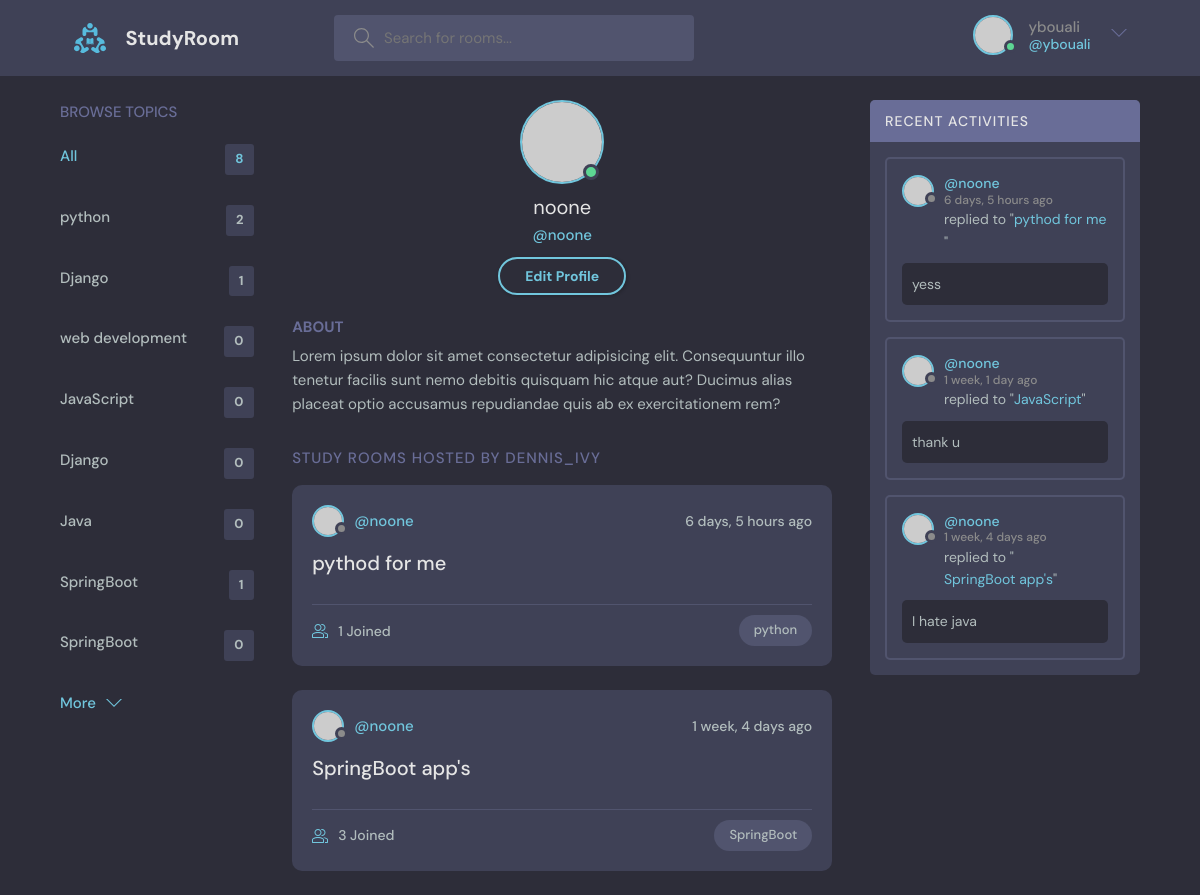
The app's page /profile/2/ (signed in) with its own data.
### base/models.py (models this page shows, shortened)
class Topic(models.Model):
    name = models.CharField(max_length=200)
    updated = models.DateTimeField(auto_now=True)
    created = models.DateTimeField(auto_now_add=True)
    id = models.UUIDField(primary_key=True, default=uuid.uuid4, editable=False)

class Room(models.Model):
    host = models.ForeignKey(User, on_delete=models.SET_NULL, null=True)
    topic = models.ForeignKey(Topic, on_delete=models.SET_NULL, null=True)
    name = models.CharField(max_length=200)
    description = models.TextField(null=True, blank=True)
    participants = models.ManyToManyField(User, related_name='participants', blank=True)
    updated = models.DateTimeField(auto_now=True)
    created = models.DateTimeField(auto_now_add=True)
    id = models.UUIDField(primary_key=True, default=uuid.uuid4, editable=False)
    class Meta:
        ordering = ['-updated', '-created']

class Message(models.Model):
    user = models.ForeignKey(User, on_delete=models.CASCADE)
    room = models.ForeignKey(Room, on_delete=models.CASCADE)
    body = models.TextField()
    updated = models.DateTimeField(auto_now=True)
    created = models.DateTimeField(auto_now_add=True)
    id = models.UUIDField(primary_key=True, default=uuid.uuid4, editable=False)
    class Meta:
        ordering = ['-updated', '-created']

### base/views.py (the view)
# urls.py: path('profile/<str:pk>/', views.userProfile, name="profile"),
@login_required(login_url='login')
def userProfile(request, pk):
    user = User.objects.get(id=pk)
    rooms = user.room_set.all()
    room_messages = user.message_set.all()
    topics = Topic.objects.all()
    context = {'user': user, 'rooms': rooms, 'room_messages': room_messages, 'topics': topics}
    return render(request, 'base/profile.html', context)

### base/templates/base/profile.html
{% extends "main.html" %}
{% block content %}
  <main class="profile-page layout layout--3">
    <div class="container">
        {% include "base/component/topic_component.html" %}
      <div class="roomList">
        <div class="profile">
          <div class="profile__avatar">
            <div class="avatar avatar--large active">
              <img src="https://randomuser.me/api/portraits/men/11.jpg" />
            </div>
          </div>
          <div class="profile__info">
            <h3>{{user.username}}</h3>
            <p>@{{user.username}}</p>
            <a href="edit-user.html" class="btn btn--main btn--pill">Edit Profile</a>
          </div>
          <div class="profile__about">
            <h3>About</h3>
            <p>
              Lorem ipsum dolor sit amet consectetur adipisicing elit. Consequuntur illo tenetur
              facilis sunt nemo debitis quisquam hic atque aut? Ducimus alias placeat optio
              accusamus repudiandae quis ab ex exercitationem rem?
            </p>
          </div>
        </div>
        <div class="roomList__header">
          <div>
            <h2>Study Rooms Hosted by dennis_ivy</a>
            </h2>
          </div>
        </div>
        {% include "base/component/feed_component.html" %}
      </div>
        {% include "base/component/activity_component.html" %}
    </div>
  </main>
{% endblock content %}

### templates/navbar.html (shortened to what this page needs)
{% load static %}
<header class="header header--loggedIn">
    <div class="container">
        <a href="{% url 'home' %}" class="header__logo">
            <img src="{% static 'images/logo.svg' %}" />
            <h1>StudyRoom</h1>
        </a>
        <form class="header__search" method="GET" action="{% url 'home' %}">
            <label>
                <input name="q" placeholder="Search for rooms..." />
            </label>
        </form>
        <nav class="header__menu">
            {% if request.user.is_authenticated %}
                <div class="header__user">
                    <a href="profile.html">
                        <div class="avatar avatar--medium active">
                            <img
                                src="https://randomuser.me/api/portraits/men/37.jpg"
                            />
                        </div>
                        <p>{{ request.user.username }} <span>@{{ request.user.username }}</span></p>
                    </a>
                    <button class="dropdown-button">
                        <svg
                            version="1.1"
                            xmlns="http://www.w3.org/2000/svg"
                            width="32"
                            height="32"
                            viewBox="0 0 32 32"
                        >
                            <title>chevron-down</title>
                            <path
                                d="M16 21l-13-13h-3l16 16 16-16h-3l-13 13z"
                            ></path>
                        </svg>
                    </button>
                </div>
            {% else %}
                <a href="{% url 'login' %}">
                    <img src="{% static 'images/avatar.svg' %}" />
                    <p>Login</p>
                </a>
            {% endif %}
        </nav>
    </div>
</header>

### base/templates/base/component/topic_component.html
<div class="topics">
    <div class="topics__header">
        <h2>Browse Topics</h2>
    </div>
    <ul class="topics__list">
        <li>
            <a href="{% url 'home' %}" class="active">All <span>{{topics.count}}</span></a>
        </li>
        {% for topic in topics  %}
            <li>
                <a href="{% url 'home' %}?={{topic.name}}">{{topic.name}} <span>{{topic.room_set.all.count}}</span></a>
            </li>
        {% endfor %}
    </ul>
    <a class="btn btn--link" href="topics.html">
        More
        <svg
            version="1.1"
            xmlns="http://www.w3.org/2000/svg"
            width="32"
            height="32"
            viewBox="0 0 32 32"
        >
            <title>chevron-down</title>
            <path d="M16 21l-13-13h-3l16 16 16-16h-3l-13 13z"></path>
        </svg>
    </a>
</div>

### base/templates/base/component/feed_component.html (shortened to what this page needs)
{% for room in rooms  %}
    <div class="roomListRoom">
        <div class="roomListRoom__header">
            <a href="{% url 'profile' room.host.id %}" class="roomListRoom__author">
                <div class="avatar avatar--small">
                    <img
                        src="https://randomuser.me/api/portraits/women/11.jpg"
                    />
                </div>
                <span>@{{room.host.username}}</span>
            </a>
            <div class="roomListRoom__actions">
                <span>{{room.created | timesince}} ago</span>
            </div>
        </div>
        <div class="roomListRoom__content">
            <a href="{% url 'room' room.id  %}">{{room.name}}</a>
        </div>
        <div class="roomListRoom__meta">
            <a href="{% url 'room' room.id %}" class="roomListRoom__joined">
                {{room.participants.all.count}} Joined
            </a>
            <p class="roomListRoom__topic">{{room.topic.name}}</p>
        </div>
    </div>
{% endfor %}

### base/templates/base/component/activity_component.html (shortened to what this page needs)
<div class="activities">
    <div class="activities__header">
        <h2>Recent Activities</h2>
    </div>
    {% for room_message in room_messages %}
        <div class="activities__box">
            <div class="activities__boxHeader roomListRoom__header">
                <a
                    href="{% url 'profile' room_message.user.id %}"
                    class="roomListRoom__author"
                >
                    <div class="avatar avatar--small">
                        <img
                            src="https://randomuser.me/api/portraits/women/11.jpg"
                        />
                    </div>
                    <p>
                        @{{ room_message.user }}
                        <span>{{room_message.created | timesince}} ago</span>
                    </p>
                </a>
            </div>
            <div class="activities__boxContent">
                <p>
                    replied to "<a href="{% url 'room' room_message.room.id  %}" >{{room_message.room.name}}</a>"
                </p>
                <div class="activities__boxRoomContent">
                    {{room_message.body}}
                </div>
            </div>
        </div>
    {% endfor %}
</div>

### records on screen
Topic: name "python", room_set.all.count "2"
Topic: name "Django", room_set.all.count "1"
Topic: name "web development", room_set.all.count "0"
Topic: name "JavaScript", room_set.all.count "0"
Topic: name "Django", room_set.all.count "0"
Topic: name "Java", room_set.all.count "0"
Topic: name "SpringBoot", room_set.all.count "1"
Topic: name "SpringBoot", room_set.all.count "0"
Room: host.username "noone", created "6 days, 5 hours", name "pythod for me", participants.all.count "1", topic.name "python"
Room: host.username "noone", created "1 week, 4 days", name "SpringBoot app's", participants.all.count "3", topic.name "SpringBoot"
Message: user "noone", created "6 days, 5 hours", room.name "pythod for me", body "yess"
Message: user "noone", created "1 week, 1 day", room.name "JavaScript", body "thank u"
Message: user "noone", created "1 week, 4 days", room.name "SpringBoot app's", body "I hate java"

### other values on screen
{{ request.user.username }} "ybouali"
{{ topics.count }} "8"
{{ user.username }} "noone"
